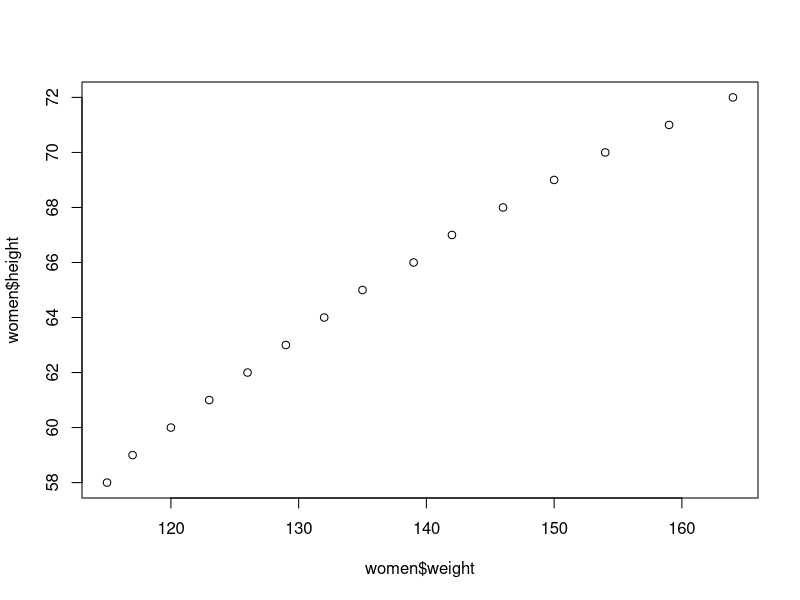
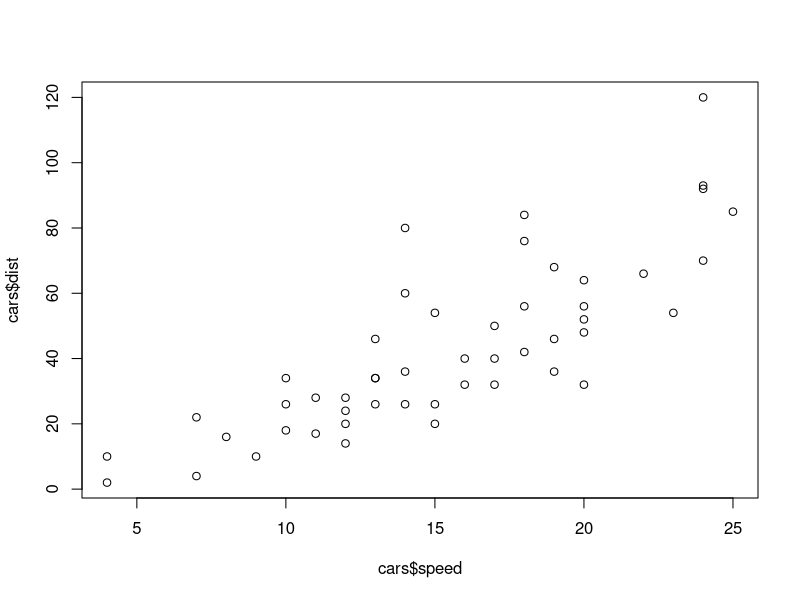

Write R code to recreate these figures, in order.

#Load data from external source via download
data("women")

#Take a peak of women data set
head(women)

#Correlation of the women: height vs weight
cor(women$height, women$weight)

#Correlation is 0.9954 this is indeed a strong linear model, due to the correlation value so close to 1.0

#Quick scatter plot
plot(women$weight,women$height)

#Load data from external source via download
data("cars")

#Take a peak of car data set
head(cars)

#Correlation of the cars: speed vs weight
cor(cars$speed, cars$dist)

#Correlation is 0.8068 this is mild linear model, due to the correlation value is < 1.0, but there is a relationship.
plot(cars$speed, cars$dist)
